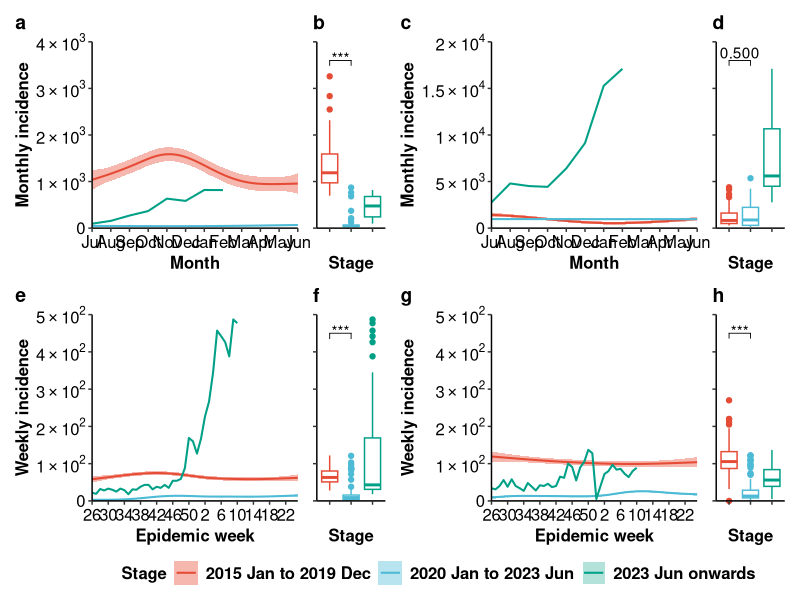

Source code (R):

library(tidyverse)
library(lubridate)
library(ggsci)
library(patchwork)
library(openxlsx)

library(lme4)
library(lmerTest)
library(emmeans)
library(ggpubr)

fill_color <- pal_npg()(3)

# Load data
df_raw <- read.xlsx('./Fig Data/fig1.xlsx', detectDates = T) |> 
     arrange(Date)
df_clean <- df_raw |> 
     group_by(Country, stage, Month, Week) |> 
     summarise(median = median(Cases),
               Q1 = quantile(Cases, 0.25),
               Q3 = quantile(Cases, 0.75),
               .groups = 'drop')

scientific_10 <- function(x) {
     ifelse(x == 0, 0, parse(text = gsub("[+]", "", gsub("e", "%*%10^", scales::scientific_format()(x)))))
}

plot_max <- c(4e3, 2e4, 5e2, 5e2)

# au ----------------------------------------------------------------------

data <- df_raw |> 
     filter(Country == 'AU')
data_2023 <- df_clean |> 
     filter(Country == 'AU') |> 
     mutate(month = factor(Month,
                           levels = c(7:12, 1:6),
                           labels = 101:112),
            month = as.integer(as.character(month))) |> 
     filter(stage == '2023 Jun onwards')
data_2022 <- df_clean |> 
     filter(Country == 'AU') |> 
     mutate(month = factor(Month,
                           levels = c(7:12, 1:6),
                           labels = 101:112),
            month = as.integer(as.character(month))) |>
     filter(stage != '2023 Jun onwards')

plot_breaks <- pretty(c(0, plot_max[1]))
plot_range <- range(plot_breaks)

data$Year <- as.factor(data$Year)
data$Month <- as.factor(data$Month)
data$Stage <- factor(data$stage,
                     levels = unique(data$stage))
results <- lmer(Cases ~ Stage + (1|Month), data = filter(data, Stage != '2023 Jun onwards'))
emm <- emmeans(results, ~ Stage)
pairs <- pairs(emm)
pairs_summary <- summary(pairs, adjust = "bonferroni") |> 
     as.data.frame() |>
     separate(contrast, c('stage1', 'stage2'), sep = ' \\- ') |> 
     rename('group1' = 'stage1',
            'group2' = 'stage2') |> 
     mutate(y.position = plot_range[2] * 0.9,
            p.value = ifelse(p.value < 0.001, '***', format(round(p.value, 3), nsmall = 3)))

fig1_1 <- ggplot(data_2022, aes(x = month, y = median)) +
     geom_smooth(aes(color = stage, fill = stage),
                 method = 'gam',
                 se = T,
                 linewidth = 0.7) +
     geom_line(data = data_2023, aes(color = stage),
               linewidth = 0.7) +
     geom_ribbon(data = data_2023, aes(ymin = median, ymax = median, fill = stage), alpha = 0.3) +
     scale_x_continuous(breaks = 101:112,
                        labels = month.abb[c(7:12, 1:6)],
                        expand = c(0, 0)) +
     scale_y_continuous(expand = c(0, 0),
                        label = scientific_10,
                        breaks = plot_breaks,
                        limits = plot_range) +
     labs(title = 'a', x = 'Month', y = 'Monthly incidence', 
          color = 'Stage', fill = 'Stage') +
     scale_color_manual(values = fill_color) +
     scale_fill_manual(values = fill_color) +
     theme_classic() +
     theme(legend.box.just = "left",
           legend.margin = margin(0, 0, 0, 0),
           legend.background = element_rect(fill = "transparent"),
           legend.text = element_text(face = "bold", size = 12),
           legend.title = element_text(face = "bold", size = 12),
           plot.title.position = "plot",
           plot.caption.position = "plot",
           plot.title = element_text(face = "bold", size = 14, hjust = 0),
           axis.title = element_text(face = "bold", size = 12, color = "black"),
           axis.text = element_text(size = 12, color = "black"))

fig1_2 <- ggplot(data, aes(x = stage, y = Cases)) +
     geom_boxplot(aes(color = stage),
                  show.legend = F)+
     stat_pvalue_manual(pairs_summary,
                        hide.ns = F) +
     coord_cartesian(clip = "off")+
     scale_y_continuous(expand = expansion(mult = c(0, 0)),
                        label = scientific_10,
                        breaks = plot_breaks,
                        limits = plot_range) +
     labs(title = 'b', x = 'Stage', y = NULL) +
     scale_color_manual(values = fill_color) +
     theme_classic() +
     theme(legend.box.just = "left",
           legend.margin = margin(0, 0, 0, 0),
           legend.title = element_blank(),
           legend.background = element_rect(fill = "transparent"),
           panel.background = element_rect(fill = "transparent", color = "transparent"),
           plot.background = element_rect(fill = "transparent", color = "transparent"),
           plot.title.position = "plot",
           plot.caption.position = "plot",
           plot.title = element_text(face = "bold", size = 14, hjust = 0),
           axis.title = element_text(face = "bold", size = 12, color = "black"),
           axis.text = element_blank())

remove(data, data_2022, data_2023,
       plot_breaks, plot_range,
       results, emm, pairs, pairs_summary)

# cn ----------------------------------------------------------------------

data <- df_raw |> 
     filter(Country == 'CN')
data_2023 <- df_clean |> 
     filter(Country == 'CN') |> 
     mutate(month = factor(Month,
                           levels = c(7:12, 1:6),
                           labels = 101:112),
            month = as.integer(as.character(month))) |> 
     filter(stage == '2023 Jun onwards')
data_2022 <- df_clean |> 
     filter(Country == 'CN') |> 
     mutate(month = factor(Month,
                           levels = c(7:12, 1:6),
                           labels = 101:112),
            month = as.integer(as.character(month))) |>
     filter(stage != '2023 Jun onwards')

plot_breaks <- pretty(c(0, plot_max[2]))
plot_range <- range(plot_breaks)

data$Year <- as.factor(data$Year)
data$Month <- as.factor(data$Month)
data$Stage <- factor(data$stage,
                     levels = unique(data$stage))
results <- lmer(Cases ~ Stage + (1|Month), data = filter(data, Stage != '2023 Jun onwards'))
emm <- emmeans(results, ~ Stage)
pairs <- pairs(emm)
pairs_summary <- summary(pairs, adjust = "bonferroni") |> 
     as.data.frame() |>
     separate(contrast, c('stage1', 'stage2'), sep = ' \\- ') |> 
     rename('group1' = 'stage1',
            'group2' = 'stage2') |> 
     mutate(y.position = plot_range[2] * 0.9,
            p.value = ifelse(p.value < 0.001, '***', format(round(p.value, 3), nsmall = 3)))

print(pairs_summary)

fig2_1 <- ggplot(data_2022, aes(x = month, y = median)) +
     geom_smooth(aes(color = stage, fill = stage),
                 method = 'gam',
                 se = T,
                 linewidth = 0.7) +
     geom_line(data = data_2023, aes(color = stage),
               linewidth = 0.7) +
     geom_ribbon(data = data_2023, aes(ymin = median, ymax = median, fill = stage), alpha = 0.3) +
     scale_x_continuous(breaks = 101:112,
                        labels = month.abb[c(7:12, 1:6)],
                        expand = c(0, 0)) +
     scale_y_continuous(expand = c(0, 0),
                        label = scientific_10,
                        breaks = plot_breaks,
                        limits = plot_range) +
     labs(title = 'c', x = 'Month', y = 'Monthly incidence', 
          color = 'Stage', fill = 'Stage') +
     scale_color_manual(values = fill_color) +
     scale_fill_manual(values = fill_color) +
     theme_classic() +
     theme(legend.box.just = "left",
           legend.margin = margin(0, 0, 0, 0),
           legend.background = element_rect(fill = "transparent"),
           legend.text = element_text(face = "bold", size = 12),
           legend.title = element_text(face = "bold", size = 12),
           plot.title.position = "plot",
           plot.caption.position = "plot",
           plot.title = element_text(face = "bold", size = 14, hjust = 0),
           axis.title = element_text(face = "bold", size = 12, color = "black"),
           axis.text = element_text(size = 12, color = "black"))
fig2_2 <- ggplot(data, aes(x = stage, y = Cases)) +
     geom_boxplot(aes(color = stage),
                  show.legend = F)+
     stat_pvalue_manual(pairs_summary,
                        hide.ns = F) +
     coord_cartesian(clip = "off")+
     scale_y_continuous(expand = expansion(mult = c(0, 0)),
                        label = scientific_10,
                        breaks = plot_breaks,
                        limits = plot_range) +
     labs(title = 'd',  x = 'Stage', y = NULL) +
     scale_color_manual(values = fill_color) +
     theme_classic() +
     theme(legend.box.just = "left",
           legend.margin = margin(0, 0, 0, 0),
           legend.title = element_blank(),
           legend.background = element_rect(fill = "transparent"),
           panel.background = element_rect(fill = "transparent", color = "transparent"),
           plot.background = element_rect(fill = "transparent", color = "transparent"),
           plot.title.position = "plot",
           plot.caption.position = "plot",
           plot.title = element_text(face = "bold", size = 14, hjust = 0),
           axis.title = element_text(face = "bold", size = 12, color = "black"),
           axis.text = element_blank())

remove(data, data_2022, data_2023,
       plot_breaks, plot_range,
       results, emm, pairs, pairs_summary)

# uk ----------------------------------------------------------------------

data <- df_raw |> 
     filter(Country == 'UK')
data_2023 <- df_clean |>
     filter(Country == 'UK') |> 
     filter(Week <= 52) |>
     mutate(week = factor(Week,
                          levels = c(26:52, 1:25),
                          labels = 201:252),
            week = as.integer(as.character(week))) |> 
     filter(stage == '2023 Jun onwards')
data_2022 <- df_clean |>
     filter(Country == 'UK') |> 
     filter(Week <= 52) |>
     mutate(week = factor(Week,
                          levels = c(26:52, 1:25),
                          labels = 201:252),
            week = as.integer(as.character(week))) |>
     filter(stage != '2023 Jun onwards')

plot_breaks <- pretty(c(0, plot_max[3]))
plot_range <- range(plot_breaks)

data$Year <- as.factor(data$Year)
data$Week <- as.factor(data$Week)
data$Stage <- factor(data$stage,
                     levels = unique(data$stage))
results <- lmer(Cases ~ Stage + (1|Week), data = filter(data, Stage != '2023 Jun onwards'))
emm <- emmeans(results, ~ Stage)
pairs <- pairs(emm)
pairs_summary <- summary(pairs, adjust = "bonferroni") |> 
     as.data.frame() |>
     separate(contrast, c('stage1', 'stage2'), sep = ' \\- ') |> 
     rename('group1' = 'stage1',
            'group2' = 'stage2') |> 
     mutate(y.position = plot_range[2] * 0.9,
            p.value = ifelse(p.value < 0.001, '***', format(round(p.value, 3), nsmall = 3)))

fig3_1 <- ggplot(data_2022, aes(x = week, y = median)) +
     geom_smooth(aes(color = stage, fill = stage),
                 method = 'gam',
                 se = T,
                 linewidth = 0.7) +
     geom_line(data = data_2023, aes(color = stage),
               linewidth = 0.7) +
     geom_ribbon(data = data_2023, aes(ymin = median, ymax = median, fill = stage), alpha = 0.3) +
     scale_x_continuous(breaks = seq(201, 252, 4),
                        labels = c(26, 30, 34, 38, 42, 46, 50, 2, 6, 10, 14, 18, 22),
                        expand = c(0, 0)) +
     scale_y_continuous(expand = c(0, 0),
                        label = scientific_10,
                        breaks = plot_breaks,
                        limits = plot_range) +
     labs(title = 'e', x = 'Epidemic week', y = 'Weekly incidence',
          fill = 'Stage', color = 'Stage') +
     scale_fill_manual(values = fill_color) +
     scale_color_manual(values = fill_color) +
     theme_classic() +
     theme(legend.box.just = "left",
           legend.margin = margin(0, 0, 0, 0),
           legend.title = element_text(face = "bold", size = 12),
           legend.background = element_rect(fill = "transparent"),
           legend.text = element_text(face = "bold", size = 12),
           plot.title.position = "plot",
           plot.caption.position = "plot",
           plot.title = element_text(face = "bold", size = 14, hjust = 0),
           axis.title = element_text(face = "bold", size = 12, color = "black"),
           axis.text = element_text(size = 12, color = "black"))

fig3_2 <- ggplot(data, aes(x = stage, y = Cases)) +
     geom_boxplot(aes(color = stage),
                  show.legend = F)+
     stat_pvalue_manual(pairs_summary,
                        hide.ns = F) +
     coord_cartesian(clip = "off")+
     scale_y_continuous(expand = expansion(mult = c(0, 0)),
                        label = scientific_10,
                        breaks = plot_breaks,
                        limits = plot_range) +
     labs(title = 'f',  x = 'Stage', y = NULL) +
     scale_color_manual(values = fill_color) +
     theme_classic() +
     theme(legend.box.just = "left",
           legend.margin = margin(0, 0, 0, 0),
           legend.title = element_blank(),
           legend.background = element_rect(fill = "transparent"),
           panel.background = element_rect(fill = "transparent", color = "transparent"),
           plot.background = element_rect(fill = "transparent", color = "transparent"),
           plot.title.position = "plot",
           plot.caption.position = "plot",
           plot.title = element_text(face = "bold", size = 14, hjust = 0),
           axis.title = element_text(face = "bold", size = 12, color = "black"),
           axis.text = element_blank())

remove(data, data_2022, data_2023,
       plot_breaks, plot_range,
       results, emm, pairs, pairs_summary)

# us ----------------------------------------------------------------------

data <- df_raw |> 
     filter(Country == 'US')
data_2023 <- df_clean |> 
     filter(Country == 'US') |> 
     filter(Week <= 52) |>
     mutate(week = factor(Week,
                          levels = c(26:52, 1:25),
                          labels = 201:252),
            week = as.integer(as.character(week))) |> 
     filter(stage == '2023 Jun onwards')
data_2022 <- df_clean |>
     filter(Country == 'US') |> 
     filter(Week <= 52) |>
     mutate(week = factor(Week,
                          levels = c(26:52, 1:25),
                          labels = 201:252),
            week = as.integer(as.character(week))) |>
     filter(stage != '2023 Jun onwards')

plot_breaks <- pretty(c(0, plot_max[4]))
plot_range <- range(plot_breaks)

data$Year <- as.factor(data$Year)
data$Week <- as.factor(data$Week)
data$Stage <- factor(data$stage,
                     levels = unique(data$stage))
results <- lmer(Cases ~ Stage + (1|Week), data = filter(data, Stage != '2023 Jun onwards'))
emm <- emmeans(results, ~ Stage)
pairs <- pairs(emm)
pairs_summary <- summary(pairs, adjust = "bonferroni") |> 
     as.data.frame() |>
     separate(contrast, c('stage1', 'stage2'), sep = ' \\- ') |> 
     rename('group1' = 'stage1',
            'group2' = 'stage2') |> 
     mutate(y.position = plot_range[2] * 0.9,
            p.value = ifelse(p.value < 0.001, '***', format(round(p.value, 3), nsmall = 3)))

fig4_1 <- ggplot(data_2022, aes(x = week, y = median)) +
     geom_smooth(aes(color = stage, fill = stage),
                 method = 'gam',
                 se = T,
                 linewidth = 0.7) +
     geom_line(data = data_2023, aes(color = stage),
               linewidth = 0.7) +
     geom_ribbon(data = data_2023, aes(ymin = median, ymax = median, fill = stage), alpha = 0.3) +
     scale_x_continuous(breaks = seq(201, 252, 4),
                        labels = c(26, 30, 34, 38, 42, 46, 50, 2, 6, 10, 14, 18, 22),
                        expand = c(0, 0)) +
     scale_y_continuous(expand = c(0, 0),
                        label = scientific_10,
                        breaks = plot_breaks,
                        limits = plot_range) +
     labs(title = 'g', x = 'Epidemic week', y = 'Weekly incidence',
          fill = 'Stage', color = 'Stage') +
     scale_fill_manual(values = fill_color) +
     scale_color_manual(values = fill_color) +
     theme_classic() +
     theme(legend.box.just = "left",
           legend.margin = margin(0, 0, 0, 0),
           legend.title = element_text(face = "bold", size = 12),
           legend.background = element_rect(fill = "transparent"),
           legend.text = element_text(face = "bold", size = 12),
           plot.title.position = "plot",
           plot.caption.position = "plot",
           plot.title = element_text(face = "bold", size = 14, hjust = 0),
           axis.title = element_text(face = "bold", size = 12, color = "black"),
           axis.text = element_text(size = 12, color = "black"))

fig4_2 <- ggplot(data, aes(x = stage, y = Cases)) +
     geom_boxplot(aes(color = stage),
                  show.legend = F)+
     stat_pvalue_manual(pairs_summary,
                        hide.ns = F) +
     coord_cartesian(clip = "off")+
     scale_y_continuous(expand = expansion(mult = c(0, 0)),
                        label = scientific_10,
                        breaks = plot_breaks,
                        limits = plot_range) +
     labs(title = 'h', x = 'Stage', y = NULL) +
     scale_color_manual(values = fill_color) +
     theme_classic() +
     theme(legend.box.just = "left",
           legend.margin = margin(0, 0, 0, 0),
           legend.title = element_blank(),
           legend.background = element_rect(fill = "transparent"),
           panel.background = element_rect(fill = "transparent", color = "transparent"),
           plot.background = element_rect(fill = "transparent", color = "transparent"),
           plot.title.position = "plot",
           plot.caption.position = "plot",
           plot.title = element_text(face = "bold", size = 14, hjust = 0),
           axis.title = element_text(face = "bold", size = 12, color = "black"),
           axis.text = element_blank())

remove(data, data_2022, data_2023,
       plot_breaks, plot_range,
       results, emm, pairs, pairs_summary)

plot_panel <- "
AAABCCCD
EEEFGGGH
"

plot_all <- fig1_1 + fig1_2 + fig2_1 + fig2_2 + 
     fig3_1 + fig3_2 + fig4_1 + fig4_2 +
     plot_layout(design = plot_panel, guides = 'collect')&
     theme(legend.position = 'bottom')

ggsave(filename = './main/Fig3.pdf',
       plot = plot_all,
       width = 12,
       height = 6, 
       device = cairo_pdf,
       family = 'Times New Roman')

write.xlsx(df_clean,
           './Fig Data/fig3.xlsx')
